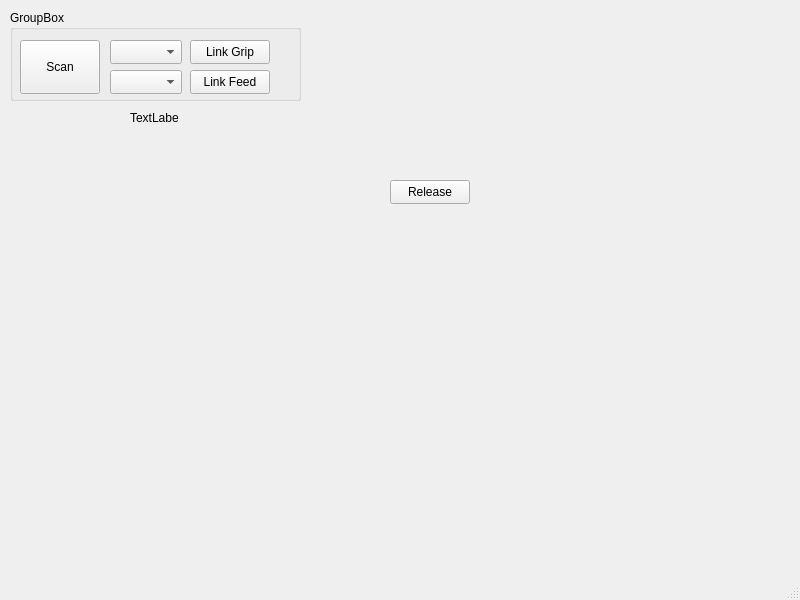
<?xml version="1.0" encoding="UTF-8"?>
<ui version="4.0">
 <class>MainWindow</class>
 <widget class="QMainWindow" name="MainWindow">
  <property name="geometry">
   <rect>
    <x>0</x>
    <y>0</y>
    <width>800</width>
    <height>600</height>
   </rect>
  </property>
  <property name="windowTitle">
   <string>MainWindow</string>
  </property>
  <widget class="QWidget" name="centralwidget">
   <widget class="QGroupBox" name="groupBox">
    <property name="geometry">
     <rect>
      <x>10</x>
      <y>10</y>
      <width>291</width>
      <height>91</height>
     </rect>
    </property>
    <property name="title">
     <string>GroupBox</string>
    </property>
    <widget class="QPushButton" name="scanButton">
     <property name="geometry">
      <rect>
       <x>10</x>
       <y>30</y>
       <width>80</width>
       <height>54</height>
      </rect>
     </property>
     <property name="text">
      <string>Scan</string>
     </property>
    </widget>
    <widget class="QComboBox" name="comboBox_feed">
     <property name="geometry">
      <rect>
       <x>100</x>
       <y>60</y>
       <width>72</width>
       <height>24</height>
      </rect>
     </property>
    </widget>
    <widget class="QComboBox" name="comboBox_grip">
     <property name="geometry">
      <rect>
       <x>100</x>
       <y>30</y>
       <width>72</width>
       <height>24</height>
      </rect>
     </property>
    </widget>
    <widget class="QPushButton" name="linkButton_grip">
     <property name="geometry">
      <rect>
       <x>180</x>
       <y>30</y>
       <width>80</width>
       <height>24</height>
      </rect>
     </property>
     <property name="text">
      <string>Link Grip</string>
     </property>
    </widget>
    <widget class="QPushButton" name="linkButton_feed">
     <property name="geometry">
      <rect>
       <x>180</x>
       <y>60</y>
       <width>80</width>
       <height>24</height>
      </rect>
     </property>
     <property name="text">
      <string>Link Feed</string>
     </property>
    </widget>
   </widget>
   <widget class="QPushButton" name="pushButton_release">
    <property name="geometry">
     <rect>
      <x>390</x>
      <y>180</y>
      <width>80</width>
      <height>24</height>
     </rect>
    </property>
    <property name="text">
     <string>Release</string>
    </property>
   </widget>
   <widget class="QLabel" name="label_pos">
    <property name="geometry">
     <rect>
      <x>130</x>
      <y>110</y>
      <width>49</width>
      <height>16</height>
     </rect>
    </property>
    <property name="text">
     <string>TextLabel</string>
    </property>
   </widget>
  </widget>
  <widget class="QMenuBar" name="menubar">
   <property name="geometry">
    <rect>
     <x>0</x>
     <y>0</y>
     <width>800</width>
     <height>21</height>
    </rect>
   </property>
  </widget>
  <widget class="QStatusBar" name="statusbar"/>
 </widget>
 <resources/>
 <connections/>
</ui>
